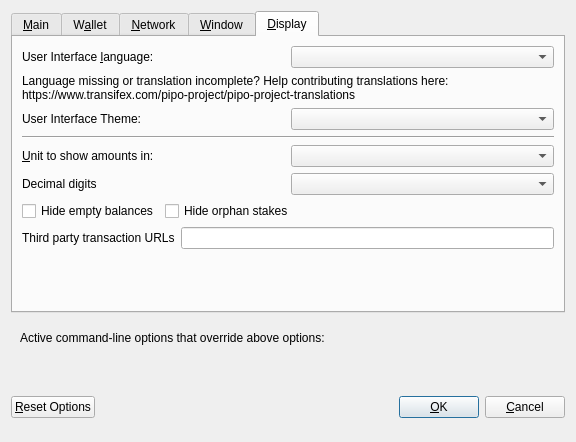
<?xml version="1.0" encoding="UTF-8"?>
<ui version="4.0">
 <class>OptionsDialog</class>
 <widget class="QDialog" name="OptionsDialog">
  <property name="geometry">
   <rect>
    <x>0</x>
    <y>0</y>
    <width>576</width>
    <height>442</height>
   </rect>
  </property>
  <property name="windowTitle">
   <string>Options</string>
  </property>
  <property name="modal">
   <bool>true</bool>
  </property>
  <layout class="QVBoxLayout" name="verticalLayout">
   <item>
    <widget class="QTabWidget" name="tabWidget">
     <property name="currentIndex">
      <number>4</number>
     </property>
     <widget class="QWidget" name="tabMain">
      <attribute name="title">
       <string>&amp;Main</string>
      </attribute>
      <layout class="QVBoxLayout" name="verticalLayout_Main">
       <item>
        <widget class="QCheckBox" name="bitcoinAtStartup">
         <property name="toolTip">
          <string>Automatically start PIPO after logging in to the system.</string>
         </property>
         <property name="text">
          <string>&amp;Start PIPO on system login</string>
         </property>
        </widget>
       </item>
       <item>
        <layout class="QHBoxLayout" name="horizontalLayout_2_Main">
         <item>
          <widget class="QLabel" name="databaseCacheLabel">
           <property name="text">
            <string>Size of &amp;database cache</string>
           </property>
           <property name="textFormat">
            <enum>Qt::PlainText</enum>
           </property>
           <property name="buddy">
            <cstring>databaseCache</cstring>
           </property>
          </widget>
         </item>
         <item>
          <widget class="QSpinBox" name="databaseCache"/>
         </item>
         <item>
          <widget class="QLabel" name="databaseCacheUnitLabel">
           <property name="text">
            <string>MB</string>
           </property>
           <property name="textFormat">
            <enum>Qt::PlainText</enum>
           </property>
          </widget>
         </item>
         <item>
          <spacer name="horizontalSpacer_2_Main">
           <property name="orientation">
            <enum>Qt::Horizontal</enum>
           </property>
           <property name="sizeHint" stdset="0">
            <size>
             <width>40</width>
             <height>20</height>
            </size>
           </property>
          </spacer>
         </item>
        </layout>
       </item>
       <item>
        <layout class="QHBoxLayout" name="horizontalLayout_3_Main">
         <item>
          <widget class="QLabel" name="threadsScriptVerifLabel">
           <property name="text">
            <string>Number of script &amp;verification threads</string>
           </property>
           <property name="textFormat">
            <enum>Qt::PlainText</enum>
           </property>
           <property name="buddy">
            <cstring>threadsScriptVerif</cstring>
           </property>
          </widget>
         </item>
         <item>
          <widget class="QSpinBox" name="threadsScriptVerif">
           <property name="toolTip">
            <string>(0 = auto, &lt;0 = leave that many cores free)</string>
           </property>
          </widget>
         </item>
         <item>
          <spacer name="horizontalSpacer_3_Main">
           <property name="orientation">
            <enum>Qt::Horizontal</enum>
           </property>
           <property name="sizeHint" stdset="0">
            <size>
             <width>40</width>
             <height>20</height>
            </size>
           </property>
          </spacer>
         </item>
        </layout>
       </item>
       <item>
        <spacer name="verticalSpacer_2">
         <property name="orientation">
          <enum>Qt::Vertical</enum>
         </property>
         <property name="sizeHint" stdset="0">
          <size>
           <width>20</width>
           <height>40</height>
          </size>
         </property>
        </spacer>
       </item>
       <item>
        <layout class="QHBoxLayout" name="horiz-autominting-layout">
         <item>
          <widget class="QCheckBox" name="checkBoxZeromintEnable">
           <property name="toolTip">
            <string>Enable automatic minting of PIPO units to zPIPO</string>
           </property>
           <property name="layoutDirection">
            <enum>Qt::LeftToRight</enum>
           </property>
           <property name="text">
            <string>Enable zPIPO Automint</string>
           </property>
          </widget>
         </item>
         <item>
          <widget class="QCheckBox" name="checkBoxZeromintAddresses">
           <property name="toolTip">
            <string>Enable automatic zPIPO minting from specific addresses</string>
           </property>
           <property name="layoutDirection">
            <enum>Qt::LeftToRight</enum>
           </property>
           <property name="text">
            <string>Enable Automint Addresses</string>
           </property>
          </widget>
         </item>
        </layout>
       </item>
       <item>
        <layout class="QHBoxLayout" name="horizontalLayout_3">
         <item>
          <widget class="QLabel" name="percentage_label">
           <property name="toolTip">
            <string>Percentage of incoming PIPO which get automatically converted to zPIPO via Zerocoin Protocol (min: 10%)</string>
           </property>
           <property name="text">
            <string>Percentage of autominted zPIPO</string>
           </property>
          </widget>
         </item>
         <item>
          <widget class="QSpinBox" name="zeromintPercentage">
           <property name="minimum">
            <number>1</number>
           </property>
           <property name="maximum">
            <number>100</number>
           </property>
          </widget>
         </item>
        </layout>
       </item>
       <item>
        <layout class="QHBoxLayout" name="horizontalLayout" stretch="0,0">
         <property name="sizeConstraint">
          <enum>QLayout::SetFixedSize</enum>
         </property>
         <item>
          <widget class="QLabel" name="labelPreferredDenom">
           <property name="maximumSize">
            <size>
             <width>16777215</width>
             <height>16777215</height>
            </size>
           </property>
           <property name="toolTip">
            <string>Wait with automatic conversion to Zerocoin until enough PIPO for this denomination is available</string>
           </property>
           <property name="text">
            <string>Preferred Automint zPIPO Denomination</string>
           </property>
          </widget>
         </item>
         <item>
          <widget class="QComboBox" name="preferredDenom">
           <property name="maximumSize">
            <size>
             <width>16777215</width>
             <height>27</height>
            </size>
           </property>
           <property name="toolTip">
            <string>Wait with automatic conversion to Zerocoin until enough PIPO for this denomination is available</string>
           </property>
           <property name="maxVisibleItems">
            <number>9</number>
           </property>
           <property name="maxCount">
            <number>9</number>
           </property>
          </widget>
         </item>
        </layout>
       </item>
      </layout>
     </widget>
     <widget class="QWidget" name="tabWallet">
      <attribute name="title">
       <string>W&amp;allet</string>
      </attribute>
      <layout class="QVBoxLayout" name="verticalLayout_Wallet">
       <item>
        <layout class="QHBoxLayout" name="horizontalLayout_2_Wallet">
         <item>
          <widget class="QLabel" name="labelStakeSplitThresholdText">
           <property name="text">
            <string>Stake split threshold:</string>
           </property>
          </widget>
         </item>
         <item>
          <widget class="QSpinBox" name="spinBoxStakeSplitThreshold">
           <property name="minimum">
            <number>1</number>
           </property>
           <property name="maximum">
            <number>999999</number>
           </property>
          </widget>
         </item>
        </layout>
       </item>
       <item>
        <widget class="QGroupBox" name="groupBox">
         <property name="title">
          <string>Expert</string>
         </property>
         <layout class="QVBoxLayout" name="verticalLayout_2">
          <item>
           <widget class="QCheckBox" name="coinControlFeatures">
            <property name="toolTip">
             <string>Whether to show coin control features or not.</string>
            </property>
            <property name="text">
             <string>Enable coin &amp;control features</string>
            </property>
           </widget>
          </item>
          <item>
           <widget class="QCheckBox" name="showMasternodesTab">
            <property name="toolTip">
             <string>Show additional tab listing all your masternodes in first sub-tab&lt;br/&gt;and all masternodes on the network in second sub-tab.</string>
            </property>
            <property name="text">
             <string>Show Masternodes Tab</string>
            </property>
           </widget>
          </item>
          <item>
           <widget class="QCheckBox" name="spendZeroConfChange">
            <property name="toolTip">
             <string>If you disable the spending of unconfirmed change, the change from a transaction&lt;br/&gt;cannot be used until that transaction has at least one confirmation.&lt;br/&gt;This also affects how your balance is computed.</string>
            </property>
            <property name="text">
             <string>&amp;Spend unconfirmed change</string>
            </property>
           </widget>
          </item>
         </layout>
        </widget>
       </item>
       <item>
        <spacer name="verticalSpacer_Wallet">
         <property name="orientation">
          <enum>Qt::Vertical</enum>
         </property>
         <property name="sizeHint" stdset="0">
          <size>
           <width>20</width>
           <height>40</height>
          </size>
         </property>
        </spacer>
       </item>
      </layout>
     </widget>
     <widget class="QWidget" name="tabNetwork">
      <attribute name="title">
       <string>&amp;Network</string>
      </attribute>
      <layout class="QVBoxLayout" name="verticalLayout_Network">
       <item>
        <widget class="QCheckBox" name="mapPortUpnp">
         <property name="toolTip">
          <string>Automatically open the PIPO client port on the router. This only works when your router supports UPnP and it is enabled.</string>
         </property>
         <property name="text">
          <string>Map port using &amp;UPnP</string>
         </property>
        </widget>
       </item>
       <item>
        <widget class="QCheckBox" name="allowIncoming">
         <property name="toolTip">
          <string>Accept connections from outside</string>
         </property>
         <property name="text">
          <string>Allow incoming connections</string>
         </property>
        </widget>
       </item>
       <item>
        <widget class="QCheckBox" name="connectSocks">
         <property name="toolTip">
          <string>Connect to the PIPO network through a SOCKS5 proxy.</string>
         </property>
         <property name="text">
          <string>&amp;Connect through SOCKS5 proxy (default proxy):</string>
         </property>
        </widget>
       </item>
       <item>
        <layout class="QHBoxLayout" name="horizontalLayout_1_Network">
         <item>
          <widget class="QLabel" name="proxyIpLabel">
           <property name="text">
            <string>Proxy &amp;IP:</string>
           </property>
           <property name="textFormat">
            <enum>Qt::PlainText</enum>
           </property>
           <property name="buddy">
            <cstring>proxyIp</cstring>
           </property>
          </widget>
         </item>
         <item>
          <widget class="QValidatedLineEdit" name="proxyIp">
           <property name="minimumSize">
            <size>
             <width>140</width>
             <height>0</height>
            </size>
           </property>
           <property name="maximumSize">
            <size>
             <width>140</width>
             <height>16777215</height>
            </size>
           </property>
           <property name="toolTip">
            <string>IP address of the proxy (e.g. IPv4: 127.0.0.1 / IPv6: ::1)</string>
           </property>
          </widget>
         </item>
         <item>
          <widget class="QLabel" name="proxyPortLabel">
           <property name="text">
            <string>&amp;Port:</string>
           </property>
           <property name="textFormat">
            <enum>Qt::PlainText</enum>
           </property>
           <property name="buddy">
            <cstring>proxyPort</cstring>
           </property>
          </widget>
         </item>
         <item>
          <widget class="QLineEdit" name="proxyPort">
           <property name="minimumSize">
            <size>
             <width>55</width>
             <height>0</height>
            </size>
           </property>
           <property name="maximumSize">
            <size>
             <width>55</width>
             <height>16777215</height>
            </size>
           </property>
           <property name="toolTip">
            <string>Port of the proxy (e.g. 9050)</string>
           </property>
          </widget>
         </item>
         <item>
          <spacer name="horizontalSpacer_1_Network">
           <property name="orientation">
            <enum>Qt::Horizontal</enum>
           </property>
           <property name="sizeHint" stdset="0">
            <size>
             <width>40</width>
             <height>20</height>
            </size>
           </property>
          </spacer>
         </item>
        </layout>
       </item>
       <item>
        <spacer name="verticalSpacer_Network">
         <property name="orientation">
          <enum>Qt::Vertical</enum>
         </property>
         <property name="sizeHint" stdset="0">
          <size>
           <width>20</width>
           <height>40</height>
          </size>
         </property>
        </spacer>
       </item>
      </layout>
     </widget>
     <widget class="QWidget" name="tabWindow">
      <attribute name="title">
       <string>&amp;Window</string>
      </attribute>
      <layout class="QVBoxLayout" name="verticalLayout_Window">
       <item>
        <widget class="QCheckBox" name="minimizeToTray">
         <property name="toolTip">
          <string>Show only a tray icon after minimizing the window.</string>
         </property>
         <property name="text">
          <string>&amp;Minimize to the tray instead of the taskbar</string>
         </property>
        </widget>
       </item>
       <item>
        <widget class="QCheckBox" name="minimizeOnClose">
         <property name="toolTip">
          <string>Minimize instead of exit the application when the window is closed. When this option is enabled, the application will be closed only after selecting Quit in the menu.</string>
         </property>
         <property name="text">
          <string>M&amp;inimize on close</string>
         </property>
        </widget>
       </item>
       <item>
        <spacer name="verticalSpacer_Window">
         <property name="orientation">
          <enum>Qt::Vertical</enum>
         </property>
         <property name="sizeHint" stdset="0">
          <size>
           <width>20</width>
           <height>40</height>
          </size>
         </property>
        </spacer>
       </item>
      </layout>
     </widget>
     <widget class="QWidget" name="tabDisplay">
      <attribute name="title">
       <string>&amp;Display</string>
      </attribute>
      <layout class="QVBoxLayout" name="verticalLayout_Display">
       <item>
        <layout class="QHBoxLayout" name="horizontalLayout_1_Display">
         <item>
          <widget class="QLabel" name="langLabel">
           <property name="text">
            <string>User Interface &amp;language:</string>
           </property>
           <property name="textFormat">
            <enum>Qt::PlainText</enum>
           </property>
           <property name="buddy">
            <cstring>lang</cstring>
           </property>
          </widget>
         </item>
         <item>
          <widget class="QValueComboBox" name="lang">
           <property name="toolTip">
            <string>The user interface language can be set here. This setting will take effect after restarting PIPO.</string>
           </property>
          </widget>
         </item>
        </layout>
       </item>
       <item>
        <widget class="QLabel" name="label_3">
         <property name="toolTip">
          <string notr="true"/>
         </property>
         <property name="statusTip">
          <string notr="true"/>
         </property>
         <property name="whatsThis">
          <string notr="true"/>
         </property>
         <property name="accessibleName">
          <string notr="true"/>
         </property>
         <property name="text">
          <string>Language missing or translation incomplete? Help contributing translations here:
https://www.transifex.com/pipo-project/pipo-project-translations</string>
         </property>
         <property name="wordWrap">
          <bool>true</bool>
         </property>
         <property name="openExternalLinks">
          <bool>true</bool>
         </property>
         <property name="textInteractionFlags">
          <set>Qt::TextBrowserInteraction</set>
         </property>
        </widget>
       </item>
       <item>
        <layout class="QHBoxLayout" name="horizontalLayout_2_Display" stretch="0,0">
         <item>
          <widget class="QLabel" name="themeLabel">
           <property name="text">
            <string>User Interface Theme:</string>
           </property>
          </widget>
         </item>
         <item>
          <widget class="QValueComboBox" name="theme"/>
         </item>
        </layout>
       </item>
       <item>
        <widget class="Line" name="line">
         <property name="orientation">
          <enum>Qt::Horizontal</enum>
         </property>
        </widget>
       </item>
       <item>
        <layout class="QHBoxLayout" name="horizontalLayout_3_Display">
         <item>
          <widget class="QLabel" name="unitLabel">
           <property name="text">
            <string>&amp;Unit to show amounts in:</string>
           </property>
           <property name="textFormat">
            <enum>Qt::PlainText</enum>
           </property>
           <property name="buddy">
            <cstring>unit</cstring>
           </property>
          </widget>
         </item>
         <item>
          <widget class="QValueComboBox" name="unit">
           <property name="toolTip">
            <string>Choose the default subdivision unit to show in the interface and when sending coins.</string>
           </property>
          </widget>
         </item>
        </layout>
       </item>
       <item>
        <layout class="QHBoxLayout" name="horizontalLayout_4_Display">
         <item>
          <widget class="QLabel" name="digitsLabel">
           <property name="text">
            <string>Decimal digits</string>
           </property>
          </widget>
         </item>
         <item>
          <widget class="QValueComboBox" name="digits"/>
         </item>
        </layout>
       </item>
       <item>
        <layout class="QHBoxLayout" name="horizontalLayout_5_Display">
         <item>
          <widget class="QCheckBox" name="checkBoxHideZeroBalances">
           <property name="toolTip">
            <string>Hide empty balances</string>
           </property>
           <property name="layoutDirection">
            <enum>Qt::LeftToRight</enum>
           </property>
           <property name="text">
            <string>Hide empty balances</string>
           </property>
          </widget>
         </item>
         <item>
          <widget class="QCheckBox" name="checkBoxHideOrphans">
           <property name="toolTip">
            <string>Hide orphan stakes in transaction lists</string>
           </property>
           <property name="text">
            <string>Hide orphan stakes</string>
           </property>
          </widget>
         </item>
         <item>
          <spacer name="horizontalSpacer">
           <property name="orientation">
            <enum>Qt::Horizontal</enum>
           </property>
           <property name="sizeHint" stdset="0">
            <size>
             <width>40</width>
             <height>20</height>
            </size>
           </property>
          </spacer>
         </item>
        </layout>
       </item>
       <item>
        <layout class="QHBoxLayout" name="horizontalLayout_6_Display">
         <item>
          <widget class="QLabel" name="thirdPartyTxUrlsLabel">
           <property name="toolTip">
            <string>Third party URLs (e.g. a block explorer) that appear in the transactions tab as context menu items. %s in the URL is replaced by transaction hash. Multiple URLs are separated by vertical bar |.</string>
           </property>
           <property name="text">
            <string>Third party transaction URLs</string>
           </property>
           <property name="buddy">
            <cstring>thirdPartyTxUrls</cstring>
           </property>
          </widget>
         </item>
         <item>
          <widget class="QLineEdit" name="thirdPartyTxUrls">
           <property name="toolTip">
            <string>Third party URLs (e.g. a block explorer) that appear in the transactions tab as context menu items. %s in the URL is replaced by transaction hash. Multiple URLs are separated by vertical bar |.</string>
           </property>
          </widget>
         </item>
        </layout>
       </item>
       <item>
        <spacer name="verticalSpacer">
         <property name="orientation">
          <enum>Qt::Vertical</enum>
         </property>
         <property name="sizeHint" stdset="0">
          <size>
           <width>20</width>
           <height>40</height>
          </size>
         </property>
        </spacer>
       </item>
      </layout>
     </widget>
    </widget>
   </item>
   <item>
    <widget class="QFrame" name="frame">
     <layout class="QVBoxLayout" name="verticalLayout_Bottom">
      <item>
       <layout class="QHBoxLayout" name="horizontalLayout_Bottom">
        <item>
         <widget class="QLabel" name="overriddenByCommandLineInfoLabel">
          <property name="text">
           <string>Active command-line options that override above options:</string>
          </property>
          <property name="textFormat">
           <enum>Qt::PlainText</enum>
          </property>
         </widget>
        </item>
        <item>
         <spacer name="horizontalSpacer_Bottom">
          <property name="orientation">
           <enum>Qt::Horizontal</enum>
          </property>
          <property name="sizeHint" stdset="0">
           <size>
            <width>40</width>
            <height>20</height>
           </size>
          </property>
         </spacer>
        </item>
       </layout>
      </item>
      <item>
       <widget class="QLabel" name="overriddenByCommandLineLabel">
        <property name="text">
         <string/>
        </property>
        <property name="textFormat">
         <enum>Qt::PlainText</enum>
        </property>
        <property name="wordWrap">
         <bool>true</bool>
        </property>
       </widget>
      </item>
     </layout>
    </widget>
   </item>
   <item>
    <layout class="QHBoxLayout" name="horizontalLayout_Buttons">
     <item>
      <widget class="QPushButton" name="resetButton">
       <property name="toolTip">
        <string>Reset all client options to default.</string>
       </property>
       <property name="text">
        <string>&amp;Reset Options</string>
       </property>
       <property name="autoDefault">
        <bool>false</bool>
       </property>
      </widget>
     </item>
     <item>
      <spacer name="horizontalSpacer_1">
       <property name="orientation">
        <enum>Qt::Horizontal</enum>
       </property>
       <property name="sizeHint" stdset="0">
        <size>
         <width>40</width>
         <height>48</height>
        </size>
       </property>
      </spacer>
     </item>
     <item>
      <widget class="QLabel" name="statusLabel">
       <property name="minimumSize">
        <size>
         <width>200</width>
         <height>0</height>
        </size>
       </property>
       <property name="font">
        <font>
         <weight>75</weight>
         <bold>true</bold>
        </font>
       </property>
       <property name="text">
        <string/>
       </property>
       <property name="textFormat">
        <enum>Qt::PlainText</enum>
       </property>
       <property name="wordWrap">
        <bool>true</bool>
       </property>
      </widget>
     </item>
     <item>
      <spacer name="horizontalSpacer_2">
       <property name="orientation">
        <enum>Qt::Horizontal</enum>
       </property>
       <property name="sizeHint" stdset="0">
        <size>
         <width>40</width>
         <height>48</height>
        </size>
       </property>
      </spacer>
     </item>
     <item>
      <widget class="QPushButton" name="okButton">
       <property name="text">
        <string>&amp;OK</string>
       </property>
       <property name="autoDefault">
        <bool>false</bool>
       </property>
       <property name="default">
        <bool>true</bool>
       </property>
      </widget>
     </item>
     <item>
      <widget class="QPushButton" name="cancelButton">
       <property name="text">
        <string>&amp;Cancel</string>
       </property>
       <property name="autoDefault">
        <bool>false</bool>
       </property>
      </widget>
     </item>
    </layout>
   </item>
  </layout>
 </widget>
 <customwidgets>
  <customwidget>
   <class>QValidatedLineEdit</class>
   <extends>QLineEdit</extends>
   <header>qvalidatedlineedit.h</header>
  </customwidget>
  <customwidget>
   <class>QValueComboBox</class>
   <extends>QComboBox</extends>
   <header>qvaluecombobox.h</header>
  </customwidget>
 </customwidgets>
 <resources/>
 <connections/>
</ui>
